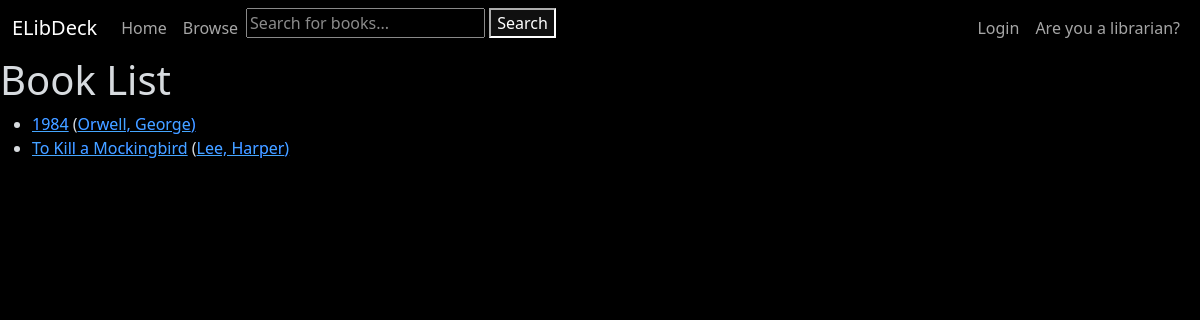
The page /books/ on the database its author committed.
### books_catalog/models.py (models this page shows, shortened)
class Book(models.Model):
    title = models.CharField(max_length=255, blank=True, null=True, help_text='Title of book')
    author = models.ForeignKey('Author', on_delete=models.RESTRICT, null=True)
    summary = models.TextField(max_length=1000, help_text="Enter a brief description of the book.", blank=True,
                               null=True)
    isbn = models.CharField('ISBN', max_length=13, unique=True, help_text='13 character ISBN', blank=True, null=True)
    genre = models.ManyToManyField(Genre, help_text='Select a genre for this book.')
    cover_image = models.ImageField(upload_to='MEDIA_ROOT/covers/', blank=True, null=True)
    publication_date = models.IntegerField(blank=True, null=True, help_text='Date of publication')
    borrowers = models.ManyToManyField(settings.AUTH_USER_MODEL, blank=True, related_name="borrowed_books")
    class Meta:
        ordering = ['title', '-publication_date']
    def get_absolute_url(self):
        return reverse('books_catalog:book-detail', args=[str(self.id)])

class Author(models.Model):
    first_name = models.CharField(max_length=100)
    last_name = models.CharField(max_length=100)
    date_of_birth = models.DateField(null=True, blank=True)
    date_of_death = models.DateField('Died', null=True, blank=True)
    class Meta:
        ordering = ['last_name', 'first_name']
    def __str__(self):
        return f'{self.last_name}, {self.first_name}'

### books_catalog/views.py (the view)
# urls.py: path('books/', views.BookListView.as_view(), name='books'),
class BookListView(generic.ListView):
    model = Book
    template_name = 'books_catalog/book_list.html'
    paginate_by = 10

### books_catalog/templates/books_catalog/book_list.html
{% extends 'generic.html' %}
{% block content %}
  <h1>Book List</h1>
  {% if book_list %}
    <ul>
      {% for book in book_list %}
      <li>
        <a href="{{ book.get_absolute_url }}">{{ book.title }}</a>
        (<a href="">{{ book.author }})</a>
      </li>
      {% endfor %}
    </ul>
  {% else %}
    <p>There are no books in the library.</p>
  {% endif %}
{% endblock %}

### templates/generic.html (style rules this page uses)
html { filter: invert(1) hue-rotate(180deg); }

### rows shown on the page
Book: title "1984", author "Orwell, George"
Book: title "To Kill a Mockingbird", author "Lee, Harper"
